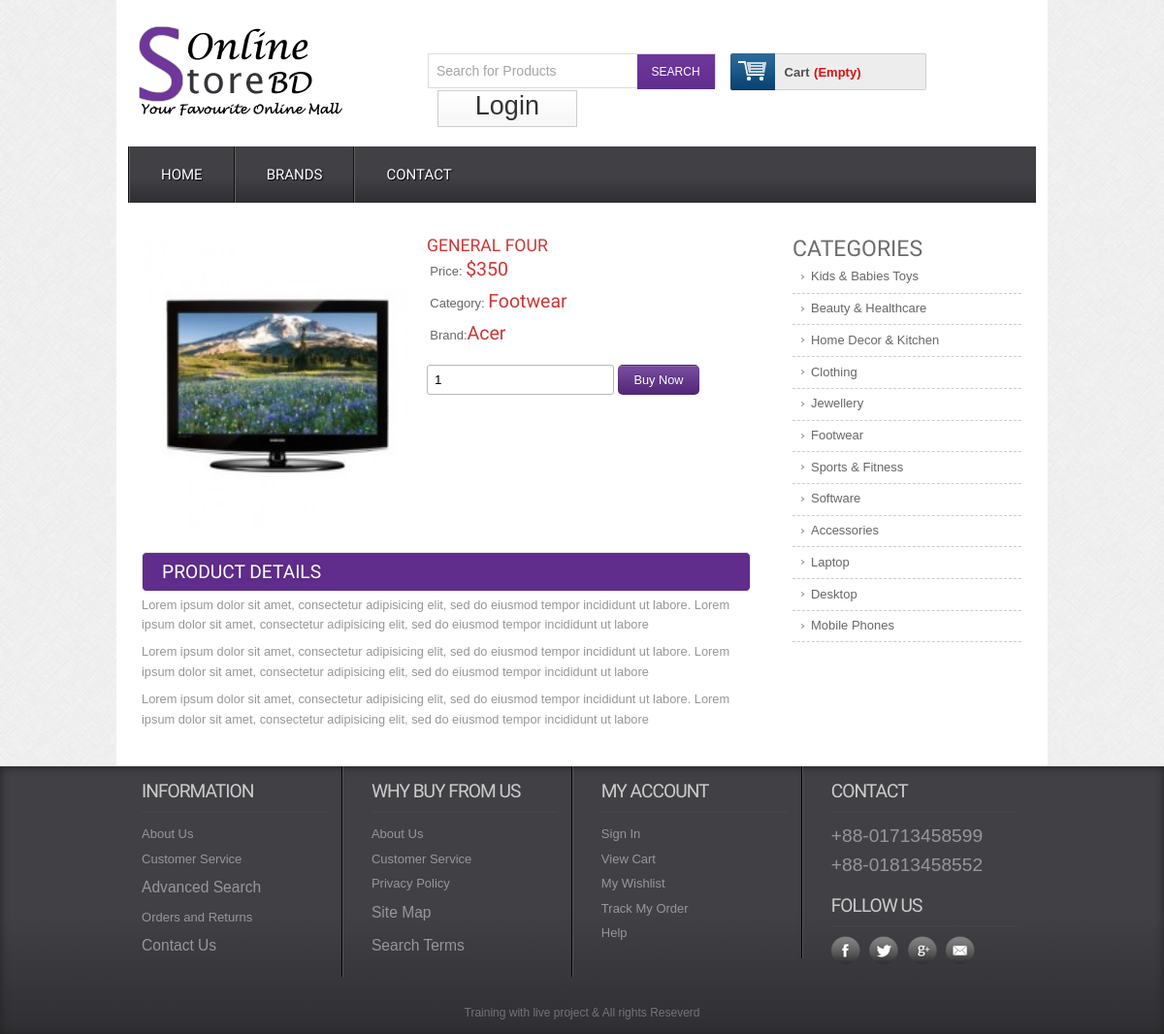
/details.php?proid=10, run on the app's committed database.
### tables this page shows
CREATE TABLE `tbl_products` (
  `productId` int(11) NOT NULL,
  `productName` varchar(255) NOT NULL,
  `catId` int(11) NOT NULL,
  `brandId` int(11) NOT NULL,
  `body` text NOT NULL,
  `price` float NOT NULL,
  `image` varchar(255) NOT NULL,
  `type` tinyint(11) NOT NULL DEFAULT '0'
);

CREATE TABLE `tbl_category` (
  `catId` int(11) NOT NULL,
  `catName` varchar(255) NOT NULL
);

CREATE TABLE `tbl_brand` (
  `brandId` int(11) NOT NULL,
  `brandName` varchar(255) NOT NULL
);

### classes/Cart.php (called while the page is built, shortened)
<?php
$filepath = realpath(dirname(__FILE__));
include_once ($filepath.'/../lib/Database.php');
?>
<?php
	class Cart{
		private $db;
		public function __construct(){
			$this->db = new Database();
	}
public function checkCartTable(){
	$sId = session_id();
	$query = "SELECT * FROM tbl_cart WHERE sId = '$sId'";
	$result = $this->db->select($query);
		return $result;
}
}
?>

### lib/Database.php (called while the page is built, shortened)
<?php
Class Database{
 public $host   = DB_HOST;
 public $user   = DB_USER;
 public $pass   = DB_PASS;
 public $dbname = DB_NAME;
 public $link;
private function connectDB(){
 $this->link = new mysqli($this->host, $this->user, $this->pass,
  $this->dbname);
 }
public function select($query){
  $result = $this->link->query($query) or
   die($this->link->error.__LINE__);
  if($result->num_rows > 0){
    return $result;
  } else {
    return false;
  }
 }
}

### lib/Session.php (called while the page is built, shortened)
<?php
class Session{
	public static function get($key){
		if (isset($_SESSION[$key])) {
			return $_SESSION[$key];
		}else {
			return false;
		}
	}
}
?>

### classes/Product.php (called while the page is built, shortened)
<?php
$filepath = realpath(dirname(__FILE__));
include_once ($filepath.'/../lib/Database.php');
?>
<?php
class Product{
	private $db;
	public function __construct(){
		$this->db = new Database();
	}
public function getSingleProduct($id){
$query = "SELECT p.*, c.catName, b.brandName FROM tbl_products as p, tbl_category as c, tbl_brand as b
	WHERE p.catId = c.catId AND p.brandId = b.brandId AND p.productId = '$id'";
	$result = $this->db->Select($query);
	return $result;
}
}
?>

### classes/Category.php (called while the page is built, shortened)
<?php
$filepath = realpath(dirname(__FILE__));
include_once ($filepath.'/../lib/Database.php');
?>
<?php
class Category{
	private $db;
	public function __construct(){
		$this->db = new Database();
	}
  public function getAllCat(){
  	$query = "SELECT * FROM tbl_category ORDER BY catId DESC ";
  $result = $this->db->select($query);
  return $result;
  }
}
?>

### details.php (the view, shortened to what this page needs)
<?php include 'inc/header.php'; ?>
<?php
if (isset($_GET['proid'])) {
    $id = $_GET['proid'];
}
?>
<div class="main">
<div class="content">
<div class="section group">
<div class="cont-desc span_1_of_2">
<?php
$getPd = $pd->getSingleProduct($id);
if ($getPd) {
	while ($result = $getPd->fetch_assoc()) {
?>
	<div class="grid images_3_of_2">
		<img src="admin/<?php echo $result['image']; ?>" alt="" />
	</div>
<div class="desc span_3_of_2">
	<h2><?php echo $result['productName']; ?> </h2>
	<div class="price">
		<p>Price: <span>$<?php echo $result['price']; ?></span></p>
		<p>Category: <span><?php echo $result['catName']; ?></span></p>
		<p>Brand:<span><?php echo $result['brandName']; ?></span></p>
	</div>
<div class="add-cart">
	<form action="" method="post">
		<input type="number" class="buyfield" name="quantity" value="1"/>
		<input type="submit" class="buysubmit" name="submit" value="Buy Now"/>
	</form>
</div>
</div>
<div class="product-desc">
<h2>Product Details</h2>
<?php echo $result['body']; ?>
</div>
<?php } } ?>
</div>
	<div class="rightsidebar span_3_of_1">
		<h2>CATEGORIES</h2>
		<ul>
<?php
$getCat = $cat->getAllCat();
if ($getCat) {
	while ($result = $getCat->fetch_assoc()) {
?>
	      <li><a href="productbycat.php?catId=<?php echo $result['catId']; ?>"><?php echo $result['catName']; ?></a></li>
<?php } } ?>
		</ul>
		</div>
</div>
</div>
</div>
<?php include 'inc/footer.php'; ?>

### inc/header.php (shortened to what this page needs)
<?php
include 'lib/Session.php';
include 'lib/Database.php';
$pd = new Product();
$cat = new Category();
$ct = new Cart();
?>
<!DOCTYPE HTML>
<head>
<link href="css/style.css" rel="stylesheet" type="text/css" media="all"/>
<link href="css/menu.css" rel="stylesheet" type="text/css" media="all"/>
</head>
<body>
<div class="wrap">
<div class="header_top">
<div class="logo">
	<a href="index.php"><img src="images/logo.png" alt="" /></a>
</div>
  <div class="header_top_right">
    <div class="search_box">
	    <form>
	    	<input type="text" value="Search for Products" onfocus="this.value = '';" onblur="if (this.value == '') {this.value = 'Search for Products';}"><input type="submit" value="SEARCH">
	    </form>
    </div>
<div class="shopping_cart">
<div class="cart">
<a href="#" title="View my shopping cart" rel="nofollow">
		<span class="cart_title">Cart</span>
		<span class="no_product">
<?php
$getData = $ct->checkCartTable();
if ($getData) {
	$sum = Session::get("sum");
	$qty = Session::get("qty");
echo "$ ".$sum."| Qty: ".$qty;
}else{
	echo "(Empty)";
}
?>
		</span>
	</a>
</div>
</div>
<div class="login">
<?php
$login = Session::get("cmrlogin");
if ($login == false) { ?>
	<a href="login.php">Login</a>
<?php } else{ ?>
	<a href="?cid=<?php Session::get('cmrId');?>">Logout</a>
<?php } ?>
</div>
</div>
</div>
<div class="menu">
<ul id="dc_mega-menu-orange" class="dc_mm-orange">
<li><a href="index.php">Home</a></li>
<li><a href="topbrands.php">Brands</a></li>
<li><a href="contact.php">Contact</a> </li>
</ul>
</div>

### inc/footer.php (shortened to what this page needs)
</div>
<div class="footer">
<div class="wrapper">
<div class="section group">
	<div class="col_1_of_4 span_1_of_4">
			<h4>Information</h4>
			<ul>
			<li><a href="#">About Us</a></li>
			<li><a href="#">Customer Service</a></li>
			<li><a href="#"><span>Advanced Search</span></a></li>
			<li><a href="#">Orders and Returns</a></li>
			<li><a href="#"><span>Contact Us</span></a></li>
			</ul>
		</div>
	<div class="col_1_of_4 span_1_of_4">
		<h4>Why buy from us</h4>
			<ul>
			<li><a href="about.php">About Us</a></li>
			<li><a href="faq.php">Customer Service</a></li>
			<li><a href="#">Privacy Policy</a></li>
			<li><a href="contact.php"><span>Site Map</span></a></li>
			<li><a href="details.php"><span>Search Terms</span></a></li>
			</ul>
	</div>
	<div class="col_1_of_4 span_1_of_4">
		<h4>My account</h4>
			<ul>
				<li><a href="contact.php">Sign In</a></li>
				<li><a href="index.php">View Cart</a></li>
				<li><a href="#">My Wishlist</a></li>
				<li><a href="#">Track My Order</a></li>
				<li><a href="faq.php">Help</a></li>
			</ul>
	</div>
	<div class="col_1_of_4 span_1_of_4">
		<h4>Contact</h4>
			<ul>
				<li><span>+88-01713458599</span></li>
				<li><span>+88-01813458552</span></li>
			</ul>
			<div class="social-icons">
				<h4>Follow Us</h4>
		   		  <ul>
				      <li class="facebook"><a href="#" target="_blank"> </a></li>
				      <li class="twitter"><a href="#" target="_blank"> </a></li>
				      <li class="googleplus"><a href="#" target="_blank"> </a></li>
				      <li class="contact"><a href="#" target="_blank"> </a></li>
			     </ul>
					</div>
	</div>
</div>
<div class="copy_right">
	<p>Training with live project &amp; All rights Reseverd </p>
</div>
</div>
</div>
<link href="css/flexslider.css" rel='stylesheet' type='text/css' />
</body>
</html>

### css/menu.css (style rules this page uses)
ul.dc_mm-orange,ul.dc_mm-orange li { border:none; list-style:none; }
ul.dc_mm-orange { background: #414045; background: -moz-linear-gradient(top, #414045 55%, #2f2e33 100%); background: -webkit-gradient(linear, left top, left bottom, color-stop(55%,#414045), color-stop(100%,#2f2e33)); background: -webkit-linear-gradient(top, #414045 55%,#2f2e33 100%); background: -o-linear-gradient(top, #414045 55%,#2f2e33 100%); background: -ms-linear-gradient(top, #414045 55%,#2f2e33 100%); background: linear-gradient(to bottom, #414045 55%,#2f2e33 100%); filter: progid:DXImageTransform.Microsoft.gradient( startColorstr='#414045', endColorstr='#2f2e33',GradientType=0 ); font:normal 13px Arial,sans-serif; padding:0; position:relative; width:100%; }
ul.dc_mm-orange li { float:left; margin:0; padding:0; }
ul.dc_mm-orange li a { color:#fff; display:block; float:left; font-size:15px; padding:20px 32px; text-decoration:none; text-shadow:1px 1px 1px #000; text-transform:uppercase; font-family:'Doppio One', sans-serif; border-left:2px groove #636363; }

### data on the page
tbl_products: image (picture), productName "GENERAL FOUR", price "350", catId.catName "Footwear", brandId.brandName "Acer", body "Lorem ipsum dolor sit amet, consectetur adipisicing elit, sed do eiusmod tempor incididunt ut labore. Lorem ipsum dolor sit amet, consectetur adipisicing elit, sed do eiusmod tempor incididunt ut labore Lorem ipsum dolor sit amet, consectetur adipisicing elit, sed do eiusmod tempor incididunt ut labore. Lorem ipsum dolor sit amet, consectetur adipisicing elit, sed do eiusmod tempor incididunt ut labore Lorem ipsum dolor sit amet, consectetur adipisicing elit, sed do eiusmod tempor incididunt ut labore. Lorem ipsum dolor sit amet, consectetur adipisicing elit, sed do eiusmod tempor incididunt ut labore"
tbl_category: catName "Kids & Babies Toys"
tbl_category: catName "Beauty & Healthcare"
tbl_category: catName "Home Decor & Kitchen"
tbl_category: catName "Clothing"
tbl_category: catName "Jewellery"
tbl_category: catName "Footwear"
tbl_category: catName "Sports & Fitness"
tbl_category: catName "Software"
tbl_category: catName "Accessories"
tbl_category: catName "Laptop"
tbl_category: catName "Desktop"
tbl_category: catName "Mobile Phones"
